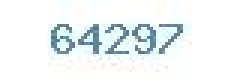
#> input picture testcap.jpeg, 80 x 26 px (shown 3 times larger)
$ python 1.py
#> lines starting #> are read from the running program, lines starting #| are printed output that depends on the picture
from _operator import itemgetter
from PIL import Image
import hashlib
import time
import os
import math

class VectorCompare:
    def magnitude(self,concordance):
        total = 0
        for word,count in concordance.items():
            total += count ** 2
        return math.sqrt(total)

    def relation(self,concordance1, concordance2):
        topvalue = 0
        for word, count in concordance1.items():
            if word in concordance2:
                topvalue += count * concordance2[word]
        return topvalue / (self.magnitude(concordance1) * self.magnitude(concordance2))

im = Image.open("testcap.jpeg").convert("P")
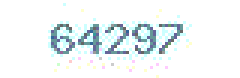
#> im: PIL image 80x26 P (shown 3 times larger); mean R, G, B 238.6, 244.3, 245.6
his = im.histogram()
#> his = 256 values, max 1724 at index 225, min 0 at index 0, mean 8.12
values = {}
for i in range(256):
    values[i] = his[i]
#> after the loop, values = 256 items
newval = []
for j, k in sorted(values.items(), key=itemgetter(1), reverse=True)[2:4]:
    newval.append(j)
#> this loop made 2 passes
#> (j, k) on passes 1 to 2: (138, 77), (132, 55)
#> after the loop, newval = [138, 132]
im2 = Image.new("P",im.size,255)
#> im2: PIL image 80x26 P; every value is 0
temp = {}
for x in range(im.size[1]):
    for y in range(im.size[0]):
        pix = im.getpixel((y, x))
        temp[pix] = pix
        for i in newval:
            if pix == i:
                im2.putpixel((y, x), 0)
#> after the loop, temp = 17 items
#im2.save("output.gif")
inletter = False
foundletter = False
start = 0
end = 0

letters = []

for y in range(im2.size[0]):
    for x in range(im2.size[1]):
        pix = im2.getpixel((y, x))
        if pix != 255:
            inletter = True
    if foundletter == False and inletter == True:
        foundletter = True
        start = y
    if foundletter == True and inletter == False:
        foundletter = False
        end = y
        letters.append((start, end))
    inletter = False
#> after the loop, end = 61; foundletter = False; letters = [(17, 25), (26, 34), (35, 43), (44, 52), (53, 61)]; start = 53

count = 0
for letter in letters:
    m = hashlib.md5()
    im3 = im2.crop(( letter[0] , 0, letter[1],im2.size[1] ))
    b = ("%s%s" % (time.time(),count)).encode('utf-8')
    m.update(b)
    im3.save("./%s.gif" % (m.hexdigest()))
    count += 1
#> this loop made 5 passes
#> after the loop, count = 5

def buildvector(im):
    d1 = {}
    count = 0
    for i in im.getdata():
        d1[count] = i
        count += 1
    return d1


v = VectorCompare()

iconset =  ['1','2','3','4','5','6','7','8','9']
imageset = []

for letter in iconset:
#> (the run stopped early here; a loop or call above may not have finished)
